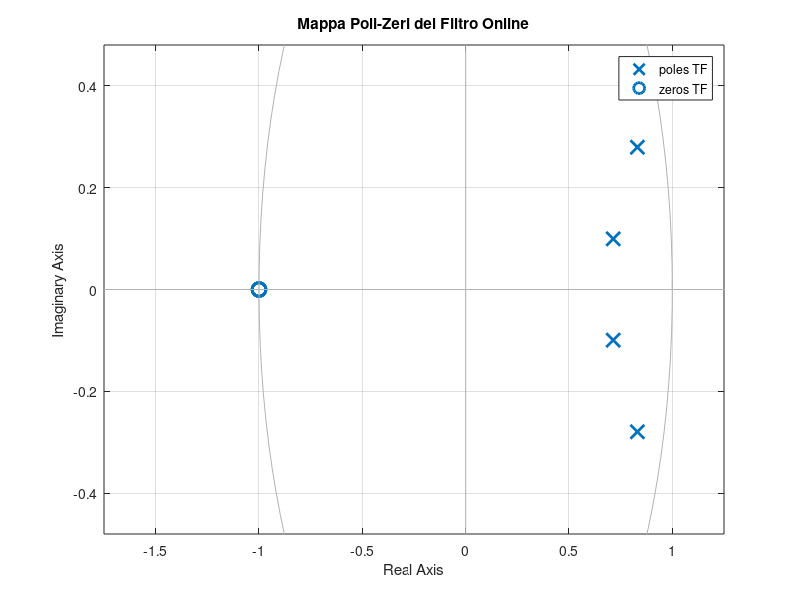

Here is the MATLAB script that generated this plot:
%% Analisi ONLINE Finale: Confronto Mediano, Butterworth e Media Mobile
clear; clc; close all;

% --- Parametri di Progetto ---
rootFolder = 'harmonic_curves'; 
fs = 1 / 300;       % 5 minuti



N_fft = 1024;       

% 1. Configurazione Filtro Butterworth Causale (Guadagno 1)

% Il Plateau: Quel "pavimento" orizzontale è rumore bianco/errore di stima. Iniziava circa a 3⋅10−4 Hz.
% La Scelta: Abbiamo impostato la frequenza di taglio a 2.0⋅10−4 Hz.
% 
%     In termini di periodo: T=1/f≈5000 secondi ≈ 1.4 ore.
% io modificato a 1 ora e mezza -> 90*60 = 5400 secondi

fc = 1/5400;        % Taglio identificato per eliminare il plateau
ordine = 4;         
[b, a] = butter(ordine, fc/(fs/2), 'low'); 

% 2. Filtro Mediano (Killer degli spike)
medWin = 5; 

% 3. Filtro Passabasso Semplice (Media Mobile - Moving Average)
% Usiamo una finestra di 5 campioni per confrontarla col mediano
movAvgWin = 4; 

patients = dir(fullfile(rootFolder, 'patient*'));

%% --- Calcolo Preliminare della Media di Riferimento ---
psd_ref_list = [];
for i = 1:length(patients)
    filePath = fullfile(rootFolder, patients(i).name, 'curves.mat');
    if exist(filePath, 'file')
        data = load(filePath);
        vars = fieldnames(data);
        for v = 1:length(vars)
            if ~strcmp(vars{v}, 'i_hat')
                sig = detrend(double(data.(vars{v})));
                [pxx, f] = periodogram(sig, [], N_fft, fs);
                psd_ref_list = [psd_ref_list, pxx];
            end
        end
    end
end
m_ref_db = 10*log10(mean(psd_ref_list, 2));

%% --- Loop Principale per Paziente ---
for i = 1:length(patients)
    patientID = patients(i).name;
    filePath = fullfile(rootFolder, patientID, 'curves.mat');
    
    if exist(filePath, 'file')
        data = load(filePath);
        
        if isfield(data, 'i_hat') && isfield(data, 'i_true')
            i_hat_raw = double(data.i_hat);
            i_true = double(data.i_true);
            
            % --- CONFRONTO FILTRI ---
            % A. Passabasso Semplice (Media Mobile)
            i_hat_movavg = movmean(i_hat_raw, movAvgWin);
            
            % B. Solo Butterworth (Lineare)
            i_hat_only_butt = filter(b, a, i_hat_raw);
            
            % C. Cascata Ottimale (Mediano + Butterworth)
            sig_med = medfilt1(i_hat_raw, medWin);
            i_hat_ottimale = filter(b, a, sig_med);
            
            % Calcolo PSD
            [pxx_orig, ~] = periodogram(detrend(i_hat_raw), [], N_fft, fs);
            [pxx_mov, ~] = periodogram(detrend(i_hat_movavg), [], N_fft, fs);
            [pxx_butt, ~] = periodogram(detrend(i_hat_only_butt), [], N_fft, fs);
            [pxx_ott, ~] = periodogram(detrend(i_hat_ottimale), [], N_fft, fs);
            
            % --- VISUALIZZAZIONE ---
            figure('Color', 'w', 'Name', ['Confronto Totale - ' patientID], 'Position', [100 100 1200 850]);
            t = (0:length(i_hat_raw)-1) * 5 / 60; 

            % SUBPLOT 1: TEMPO (Zoom sugli spike)
            subplot(2,1,1);
            plot(t, i_hat_raw, 'Color', [1 0.8 0.8], 'DisplayName', 'Originale (Spikes)'); hold on;
            plot(t, i_true, 'k', 'LineWidth', 2, 'DisplayName', 'i\_true (REALE)');
            plot(t, i_hat_movavg, 'c--', 'LineWidth', 1.5, 'DisplayName', 'Passabasso (Media Mobile)');
            plot(t, i_hat_only_butt, 'm:', 'LineWidth', 1.5, 'DisplayName', 'Solo Butterworth');
            plot(t, i_hat_ottimale, 'b', 'LineWidth', 2, 'DisplayName', 'MEDIANO + BUTTERWORTH');
            title(['Paziente: ' patientID ' - Analisi Temporale']);
            ylabel('Ampiezza'); grid on; legend('Location', 'best');

            % SUBPLOT 2: FREQUENZA (Abbattimento rumore)
            subplot(2,1,2);
            plot(f, m_ref_db, 'Color', [0.3 0.3 0.3], 'LineWidth', 2, 'DisplayName', 'Target (Media Altri)'); hold on;
            plot(f, 10*log10(pxx_orig), 'r:', 'DisplayName', 'PSD i\_hat Originale');
            plot(f, 10*log10(pxx_mov), 'c--', 'DisplayName', 'PSD Media Mobile');
            plot(f, 10*log10(pxx_ott), 'b', 'LineWidth', 2, 'DisplayName', 'PSD Ottimale');
            
            set(gca, 'XScale', 'log');
            title('Confronto Spettrale: Perché la cascata è superiore?');
            xlabel('Frequenza (Hz)'); ylabel('Potenza (dB/Hz)'); grid on;
            legend('Location', 'southwest');
        end
    end
end


%% Analisi Poli-Zeri (Mappa del Filtro Sviluppato)
TF = tf(b, a, 1/fs); 
figure; pzmap(TF); title('Mappa Poli-Zeri del Filtro Online');
